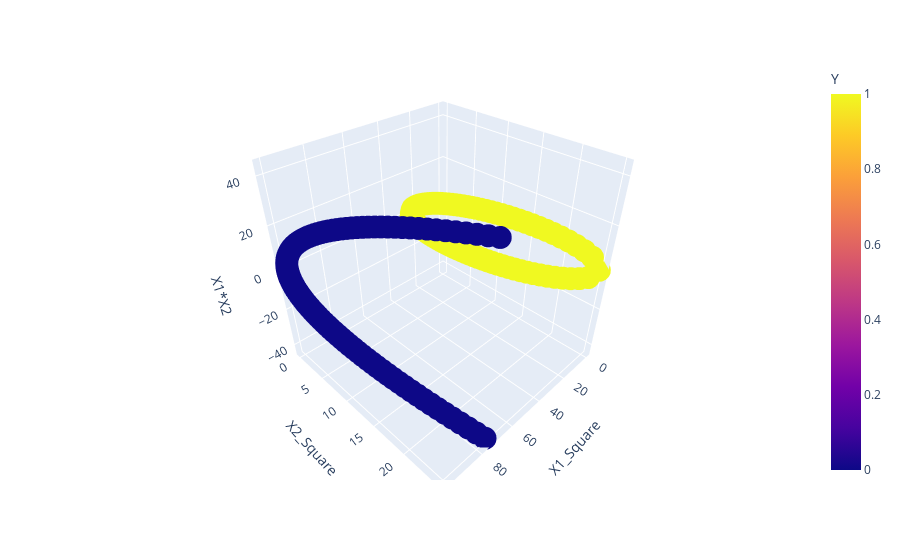

Notebook cell for this chart:
### Code cell
fig = px.scatter_3d(df, x='X1_Square', y='X2_Square', z='X1*X2',
              color='Y')
fig.show()

### Figure 1 — Plotly figure (JSON) as saved in the notebook; plotly's stock layout.template omitted (floating-point values rounded to 4 significant figures; data arrays with more than 128 entries replaced by an {"elided": "..."} marker saying what was removed)
{"data": [{"hovertemplate": "X1_Square=%{x}<br>X2_Square=%{y}<br>X1*X2=%{z}<br>Y=%{marker.color}<extra></extra>", "legendgroup": "", "marker": {"color": {"elided": "400 int values"}, "coloraxis": "coloraxis", "symbol": "circle"}, "mode": "markers", "name": "", "scene": "scene", "showlegend": false, "type": "scatter3d", "x": {"elided": "400 float values"}, "y": {"elided": "400 float values"}, "z": {"elided": "400 float values"}}], "layout": {"coloraxis": {"colorbar": {"title": {"text": "Y"}}, "colorscale": [[0, "#0d0887"], [0.1111, "#46039f"], [0.2222, "#7201a8"], [0.3333, "#9c179e"], [0.4444, "#bd3786"], [0.5556, "#d8576b"], [0.6667, "#ed7953"], [0.7778, "#fb9f3a"], [0.8889, "#fdca26"], [1, "#f0f921"]]}, "legend": {"tracegroupgap": 0}, "margin": {"t": 60}, "scene": {"domain": {"x": [0, 1], "y": [0, 1]}, "xaxis": {"title": {"text": "X1_Square"}}, "yaxis": {"title": {"text": "X2_Square"}}, "zaxis": {"title": {"text": "X1*X2"}}}}}
